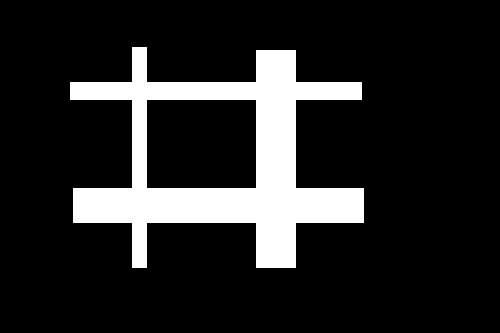
#> input picture 07-图像的梯度/jing.png, 500 x 333 px
$ python '02-scharr算子.py'   (older library calls are emulated)
#> lines starting #> are read from the running program, lines starting #| are printed output that depends on the picture; after the words box and inside, x2 and y2 are one past the last pixel; in counts of white or black regions, pixels touching at a corner belong together
# coding: utf-8
# filename: scharr算子
# develop: sif
# date: 2022-10-05 11:36

# 读取图像进行scharr算子，获取图像梯度
import cv2
img = cv2.imread('jing.png', 1)
#> img is the input picture: shape (333, 500, 3); 14.8% white; 1 white region, box (x1, y1, x2, y2) and area: (70, 47, 364, 268) 24561
# sobel在x轴方向求导
scharrx = cv2.Scharr(img, cv2.CV_64F, dx=1, dy=0)
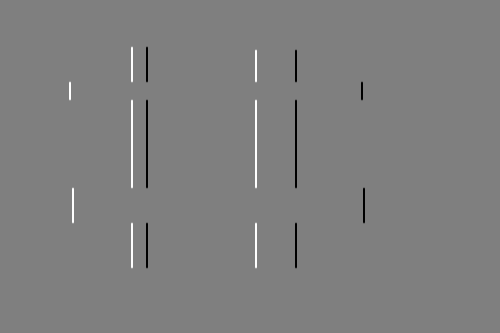
#> scharrx: shape (333, 500, 3) float64; min -4080, max 4080, mean 0; drawn with min black and max white
scharrx = cv2.convertScaleAbs(scharrx)
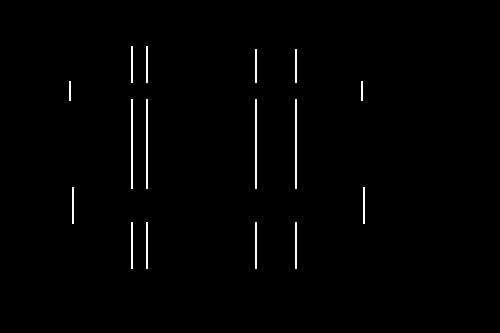
#> scharrx: shape (333, 500, 3); 0.97% white in thin lines or dots, all inside (x1, y1, x2, y2) = (69, 46, 365, 269)
# sobel在y轴方向求导
scharry = cv2.Scharr(img, cv2.CV_64F, dx=0, dy=1)
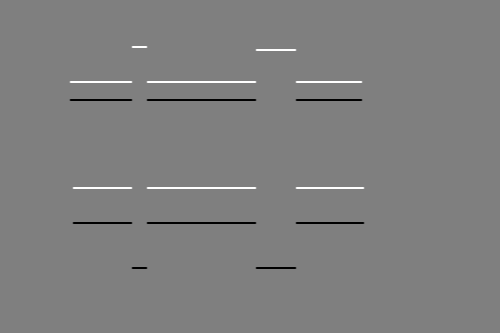
#> scharry: shape (333, 500, 3) float64; min -4080, max 4080, mean 0; drawn with min black and max white
scharry = cv2.convertScaleAbs(scharry)
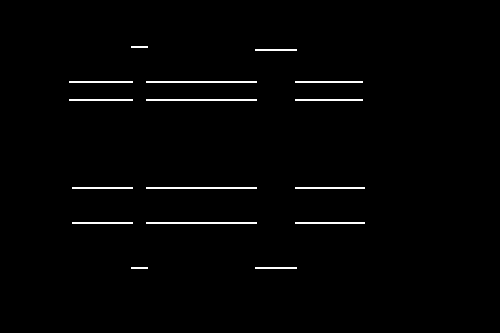
#> scharry: shape (333, 500, 3); 1.3% white in thin lines or dots, all inside (x1, y1, x2, y2) = (69, 46, 365, 269)

# 加权和
scharrxy = cv2.addWeighted(scharrx, 0.1, scharry, 0.1, 0)
cv2.imshow('img', img)
cv2.imshow('scharrx', scharrx)
cv2.imshow('scharry', scharry)
cv2.imshow('scharrxy', scharrxy)
cv2.waitKey()
cv2.destroyAllWindows()
